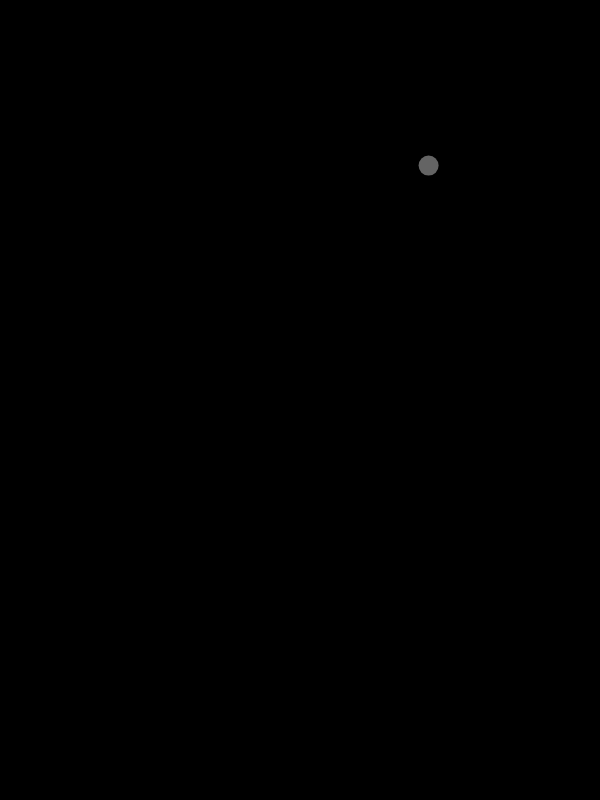
Frame 1 (no input)
Frame 60 (no input): identical to frame 1, image omitted
Frame 120 (the mouse pressed at the canvas centre since frame 60): identical to frame 1, image omitted

The p5.js sketch that drew this single still picture (run headless with seeded random() and noise() and a simulated clock; from frame 60 on, the mouse is pressed at the canvas centre):

// p5.js sketch
// ── sketch.js
var myX;
var myY;
var mySize;
var myTargetX;
var myTargetY;

function setup() {
	createCanvas(600, 800);
	
	mySize = 20;
	myX = random(width);
	myY = random(height);
	myTargetX = myX;
	myTargetY = myY;
	noStroke();


}

function draw() {
	background(0);
	var xDifferent = myTargetX - myX;
	var yDifferent = myTargetY - myY;

	myX = myX + xDifferent * 0.05;
	myY = myY + yDifferent * 0.05; 

	fill(100);

	ellipse(myX, myY, mySize, mySize);
	
	
}

function mouseClicked() {
	myTargetX = mouseX;
	myTargetY = mouseY;
}
